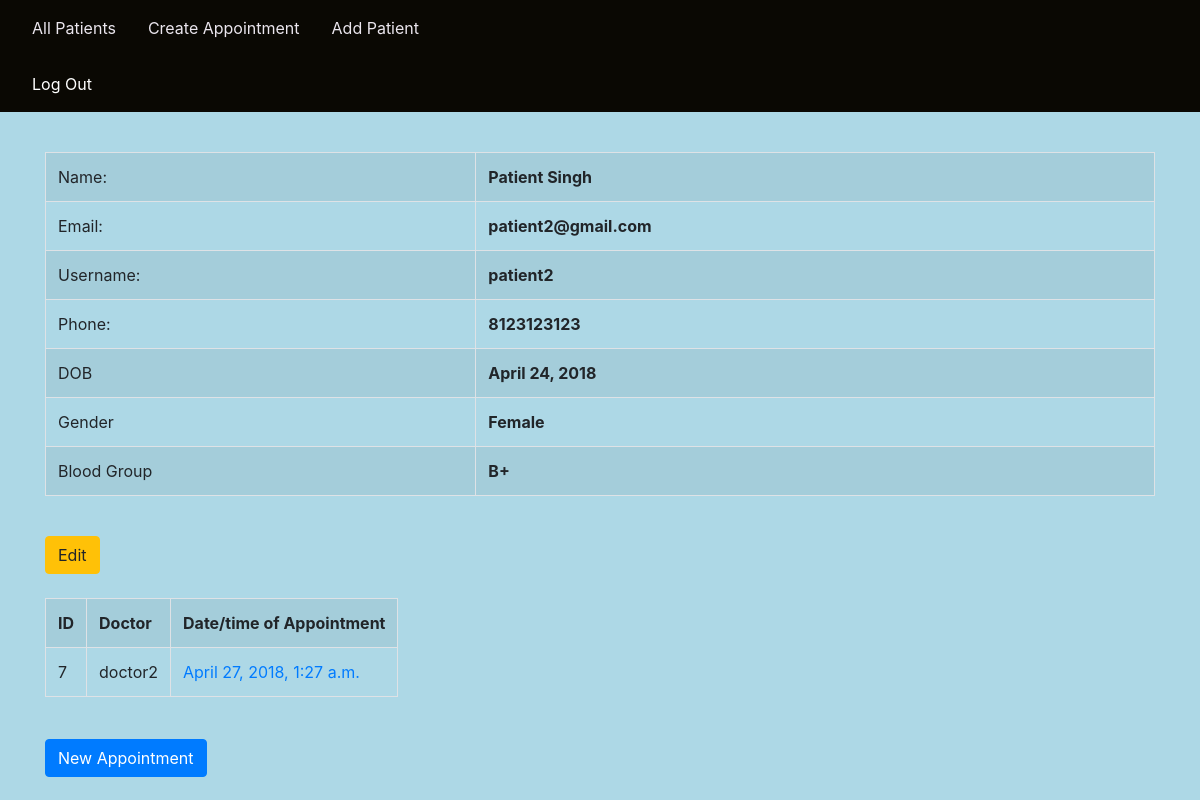
Page /patient/view/patient2/ on the committed database.
### pm/models.py (models this page shows)
class User(AbstractUser):
    USER_TYPE_CHOICES = (
        (1,'patient'),
        (2,'doctor'),
        (3,'staff'),
    )
    user_type = models.PositiveSmallIntegerField(null=True,choices = USER_TYPE_CHOICES)
    date_of_birth = models.DateField(auto_now=False, auto_now_add=False, null=True)
    phone = models.CharField(null=True, max_length=15)
    GENDER_CHOICES = (
        ('Male', 'Male'),
        ('Female', 'Female'),
        ('Other', 'Other'),
    )
    gender = models.CharField(
        max_length = 6,
        choices = GENDER_CHOICES,
        null = True,
        default = 'Other',
    )
    BLOOD_GROUP_CHOICES = (
        ('A+','A+'),
        ('A-','A-'),
        ('B+','B+'),
        ('B-','B-'),
        ('O+','O+'),
        ('O-','O-'),
        ('AB+','AB+'),
        ('AB-','AB-'),
        ('Other','Other'),
    )
    blood_group = models.CharField(
        max_length = 5,
        choices = BLOOD_GROUP_CHOICES,
        null = True,
        default = 'Other',
    )

class Appointment(models.Model):
    id = models.AutoField(primary_key = True)
    patient = models.ForeignKey(
        User,
        on_delete = models.CASCADE,
        limit_choices_to = Q(user_type = 1), # type 1 = patient
        related_name = 'patient',
        null = True,
    )
    doctor = models.ForeignKey(
        User,
        on_delete = models.CASCADE,
        limit_choices_to = Q(user_type = 2), # type 2 = doctor
        related_name = 'doctor',
        null = True,
    )
    date_time = models.DateTimeField(auto_now = True)
    blood_pressure = models.CharField(max_length = 10, null = True)
    breath_rate = models.PositiveSmallIntegerField(null = True) # units: bpm
    pulse_rate = models.PositiveSmallIntegerField(null = True) # units: bpm
    body_temperature = models.DecimalField(max_digits = 5, decimal_places = 2, null=True)
    report = models.TextField(max_length = 500, null = True)
    prescription = models.TextField(max_length = 500, null = True)
    prognosis = models.TextField(max_length = 500, null = True)

### pm/views.py (the view)
# urls.py: path('patient/view/<str:uname>/', views.patient_view, name = 'patient_view'),
def patient_view(request, uname):
    usr = get_object_or_404(User, username = uname)
    appointments = Appointment.objects.filter(patient=usr)
    context = {
        'user': usr,
        'appointments': appointments,
    }
    return render(request, 'pm/patient_view.html', context)

### templates/pm/patient_view.html (shortened to what this page needs)
{% extends "pm/base.html" %}
{% block s %}
<div class="container">
        <table class="table table-striped table-bordered table-hover">
                <tr>
                  <td>Name:</td>
                  <td id="strong">
                    {{ user.first_name }} {{ user.last_name }}
                </td>
                </tr>
                <tr>
                  <td>Email:</td>
                  <td id="strong">{{ user.email }}</td>
                </tr>
                <tr>
                  <td>Username:</td>
                  <td id="strong">{{ user.username }}</td>
                </tr>
                <tr>
                  <td>Phone:</td>
                  <td id="strong">{{ user.phone }}</td>
                </tr>
                <tr>
                  <td>DOB</td>
                  <td id="strong">{{ user.date_of_birth }}</td>
                </tr>
                <tr>
                  <td>Gender</td>
                  <td id="strong">{{ user.gender }}</td>
                </tr>
                <tr>
                        <td>Blood Group</td>
                        <td id="strong">{{ user.blood_group }}</td>
              </tr>
              </table>
        <div class="container">
                <div class="row">
                    <div class="edit-btn">
                        <a href="/patient/edit/{{ user.username }}"><button class="btn btn-warning">Edit</button></a>
                    </div>
                </div>
                <br>
                <div class="row">
                    <div class="appt">
                        <table class="table table-striped table-bordered table-hover">
                            <tr>
                                <th> ID </th>
                                <th> Doctor </th>
                                <th> Date/time of Appointment </th>
                            </tr>
                            {% if appointments %}
                            {% for appt in appointments %}
                            <tr>
                                <td> {{ appt.id }} </td>
                                <td> {{ appt.doctor }} </td>
                                <td> <a href="/appointment/view/{{ appt.id }}"> {{ appt.date_time }} </a> </td>
                            </tr>
                            {% endfor %}
                            {% else %}
                            <tr>
                                <td colspan=3>No appointments to show</td>
                            </tr>
                            {% endif %}
                        </table>
                    </div>
                </div>
                <p style="padding:5px;" ></p>
                <div class="row">
                    <div id="new-appt">
                        <a href="/appointment/create/{{ user.username }}/"><button class="btn btn-primary">New Appointment</button>
                    </div>
                </div>
            </div>
{% endblock %}

### pm/static/css/test.css (style rules this page uses)
body { background-color: lightblue; }
td { border: 2px solid #020101; text-align: left; padding: 8px; }
#strong { font-weight: bold; }

### rows in the picture
User: first_name "Patient", last_name "Singh", email "patient2@gmail.com", username "patient2", phone "8123123123", date_of_birth "April 24, 2018", gender "Female", blood_group "B+"
Appointment: id "7", doctor "doctor2", date_time "April 27, 2018, 1:27 a.m."
